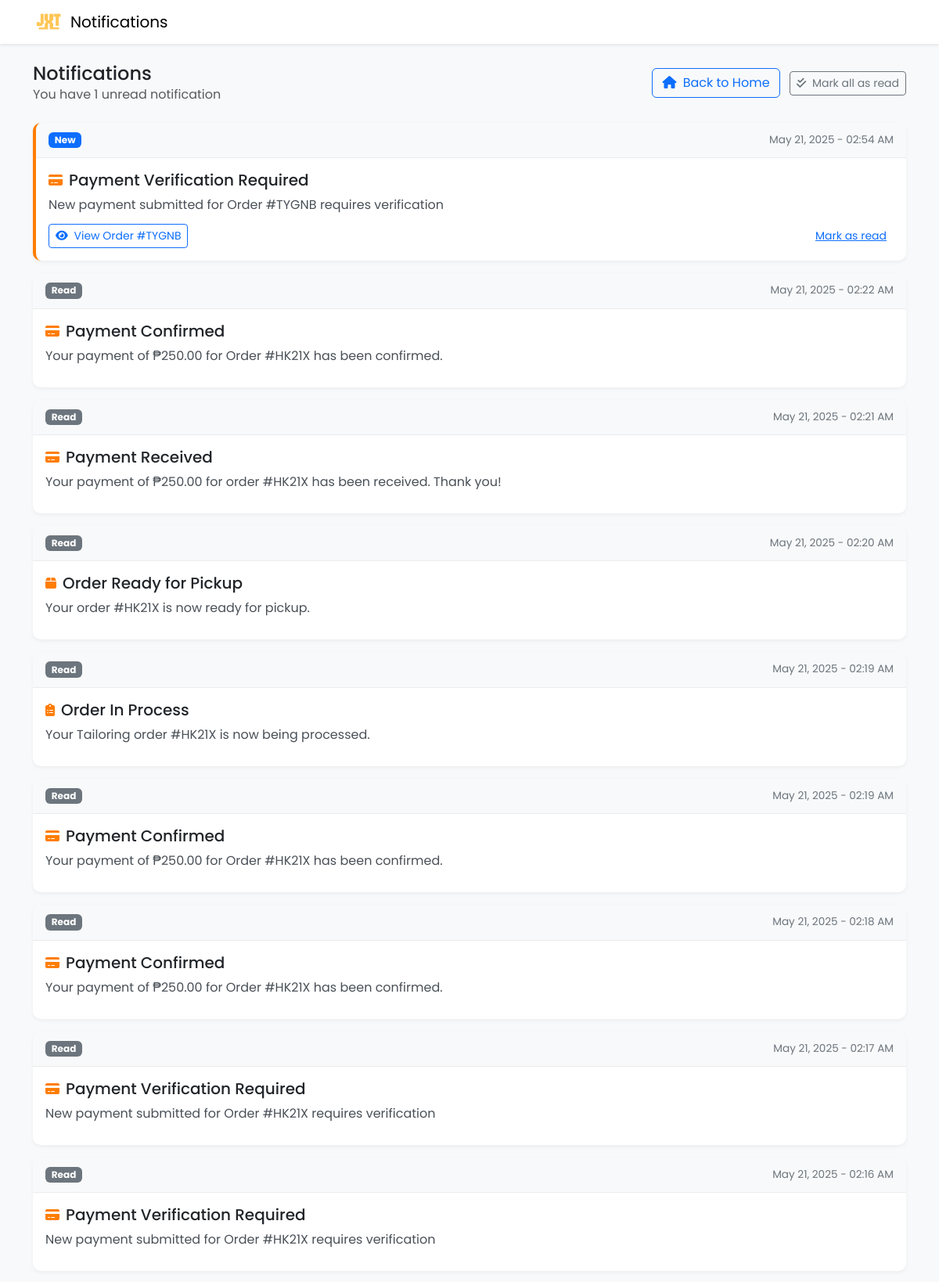
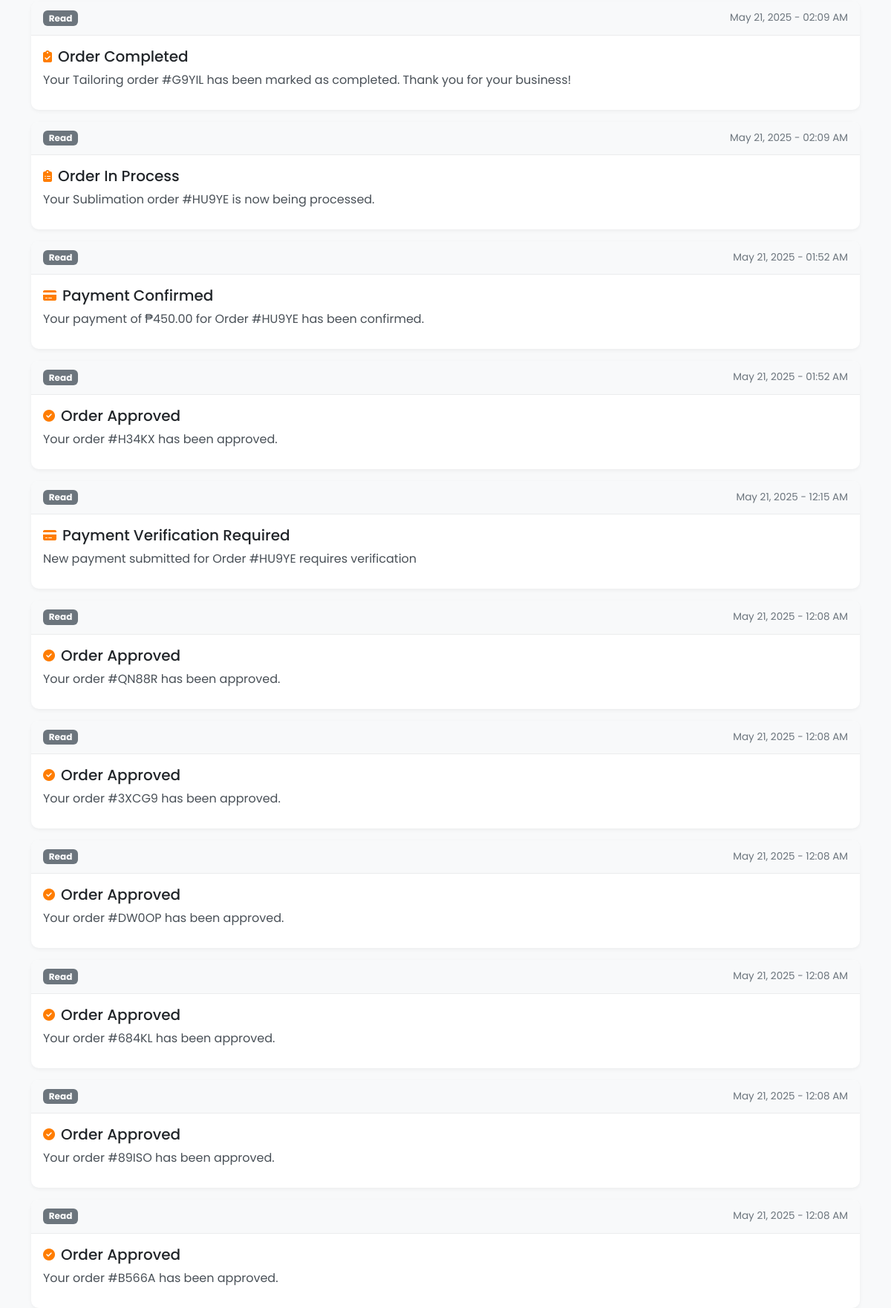
/customer/notification.php (signed in, upper part), run on the app's committed database (2 pictures, top to bottom).
### tables this page shows
CREATE TABLE `notifications` (
  `notification_id` int(11) NOT NULL,
  `title` varchar(255) DEFAULT NULL,
  `customer_id` int(11) NOT NULL,
  `order_id` varchar(10) NOT NULL,
  `message` text NOT NULL,
  `is_read` tinyint(1) DEFAULT 0,
  `created_at` timestamp NOT NULL DEFAULT current_timestamp()
);

CREATE TABLE `orders` (
  `order_id` varchar(10) NOT NULL,
  `customer_id` int(11) NOT NULL,
  `order_type` enum('tailoring','sublimation') NOT NULL,
  `total_amount` decimal(10,2) NOT NULL,
  `downpayment_amount` decimal(10,2) NOT NULL,
  `payment_method` enum('cash','gcash') NOT NULL,
  `payment_status` enum('pending','downpayment_paid','fully_paid') DEFAULT 'pending',
  `order_status` enum('pending_approval','declined','approved','forward_to_sublimator','in_process','printing_done','ready_for_pickup','completed') DEFAULT 'pending_approval',
  `staff_id` int(11) DEFAULT NULL,
  `manager_id` int(11) DEFAULT NULL,
  `notes` text DEFAULT NULL,
  `created_at` timestamp NOT NULL DEFAULT current_timestamp(),
  `updated_at` timestamp NOT NULL DEFAULT current_timestamp() ON UPDATE current_timestamp(),
  `screenshot_path` varchar(255) DEFAULT NULL,
  `status_history` text DEFAULT NULL
);

### customer/notification.php (the view, shortened to what this page needs)
<?php
include '../db.php';
$customer_id = $_SESSION['customer_id'];
$sql = "SELECT n.*, o.order_id
        FROM notifications n
        LEFT JOIN orders o ON n.order_id = o.order_id
        WHERE n.customer_id = ?
        ORDER BY n.created_at DESC";
$stmt = $conn->prepare($sql);
$stmt->bind_param("i", $customer_id);
$stmt->execute();
$result = $stmt->get_result();
$unread_sql = "SELECT COUNT(*) as unread_count FROM notifications WHERE customer_id = ? AND is_read = 0";
$unread_stmt = $conn->prepare($unread_sql);
$unread_stmt->bind_param("i", $customer_id);
$unread_stmt->execute();
$unread_result = $unread_stmt->get_result();
$unread_count = $unread_result->fetch_assoc()['unread_count'];
?>
<!DOCTYPE html>
<html lang="en">
<head>
    <link href="https://cdn.jsdelivr.net/npm/bootstrap@5.3.0/dist/css/bootstrap.min.css" rel="stylesheet">
    <link rel="stylesheet" href="https://cdnjs.cloudflare.com/ajax/libs/font-awesome/6.4.0/css/all.min.css">
</head>
<body>
    <nav class="navbar navbar-expand-lg fixed-top">
        <div class="container">
            <div class="d-flex align-items-center">
                <a href="index.php" class="me-2">
                    <img src="../image/logo.png" height="40" alt="JX Tailoring Logo">
                </a>
                <span class="navbar-brand mb-0">Notifications</span>
            </div>
        </div>
    </nav>
    <div class="container" style="margin-top: 80px; margin-bottom: 20px;">
        <div class="d-flex justify-content-between align-items-center mb-4">
            <div>
                <h1 class="h4 mb-0">Notifications</h1>
                <?php if ($unread_count > 0): ?>
                <p class="text-muted mb-0">You have <?php echo $unread_count; ?> unread notification<?php echo $unread_count != 1 ? 's' : ''; ?></p>
                <?php endif; ?>
            </div>
            <div>
                <a href="index.php" class="btn btn-outline-primary me-2">
                    <i class="fas fa-home me-1"></i> Back to Home
                </a>
                <?php if ($unread_count > 0): ?>
                <a href="notification.php?mark_all_read=1" class="btn btn-sm btn-outline-secondary">
                    <i class="fas fa-check-double me-1"></i> Mark all as read
                </a>
                <?php endif; ?>
            </div>
        </div>
        <?php if ($result->num_rows > 0): ?>
            <?php while ($notification = $result->fetch_assoc()): ?>
                <div class="card notification-card <?php echo $notification['is_read'] ? '' : 'notification-unread'; ?>">
                    <div class="notification-header">
                        <span class="badge <?php echo $notification['is_read'] ? 'bg-secondary' : 'bg-primary'; ?>">
                            <?php echo $notification['is_read'] ? 'Read' : 'New'; ?>
                        </span>
                        <span class="notification-time">
                            <?php echo date('M d, Y - h:i A', strtotime($notification['created_at'])); ?>
                        </span>
                    </div>
                    <div class="notification-body">
                        <div class="notification-title">
                            <?php
                            $icon = 'fa-bell';
                            $title = strtolower($notification['title']);
                            if (strpos($title, 'order') !== false) {
                                if (strpos($title, 'declined') !== false) {
                                    $icon = 'fa-times-circle';
                                } elseif (strpos($title, 'approved') !== false) {
                                    $icon = 'fa-check-circle';
                                } elseif (strpos($title, 'ready') !== false) {
                                    $icon = 'fa-box';
                                } elseif (strpos($title, 'completed') !== false) {
                                    $icon = 'fa-clipboard-check';
                                } else {
                                    $icon = 'fa-clipboard-list';
                                }
                            } elseif (strpos($title, 'payment') !== false) {
                                $icon = 'fa-credit-card';
                            } elseif (strpos($title, 'delivery') !== false || strpos($title, 'pickup') !== false) {
                                $icon = 'fa-truck';
                            } elseif (strpos($title, 'measurement') !== false) {
                                $icon = 'fa-ruler';
                            } elseif (strpos($title, 'reminder') !== false) {
                                $icon = 'fa-calendar-check';
                            }
                            ?>
                            <i class="fas <?php echo $icon; ?>"></i>
                            <h5 class="mb-0"><?php echo htmlspecialchars($notification['title']); ?></h5>
                        </div>
                        <p class="notification-message"><?php echo htmlspecialchars($notification['message']); ?></p>
                        <div class="notification-footer">
                            <?php if ($notification['order_id']): ?>
                            <a href="view_order.php?order_id=<?php echo $notification['order_id']; ?>"
                               class="btn btn-sm btn-outline-primary btn-order"
                               onclick="event.preventDefault(); window.location.href='view_order.php?order_id=<?php echo $notification['order_id']; ?>';">
                                <i class="fas fa-eye me-1"></i> View Order #<?php echo $notification['order_id']; ?>
                            </a>
                            <?php else: ?>
                            <div></div>
                            <?php endif; ?>
                            <?php if (!$notification['is_read']): ?>
                            <a href="notification.php?mark_read=<?php echo $notification['notification_id']; ?>" class="btn btn-sm btn-link">
                                Mark as read
                            </a>
                            <?php endif; ?>
                        </div>
                    </div>
                </div>
            <?php endwhile; ?>
        <?php endif; ?>
    </div>
</body>
</html>

### customer/notification.php (style rules this page uses)
body { font-family: 'Poppins', sans-serif; background-color: #f8f9fa; padding-bottom: 70px; }
.navbar { background-color: white; box-shadow: 0 2px 4px rgba(0,0,0,.08); }
.notification-card { border-radius: 10px; overflow: hidden; transition: transform 0.2s; margin-bottom: 16px; border: none; box-shadow: 0 2px 5px rgba(0,0,0,.05); }
.notification-unread { border-left: 4px solid #ff7d00; }
.notification-header { display: flex; justify-content: space-between; align-items: center; padding: 12px 16px; background-color: #f8f9fa; border-bottom: 1px solid rgba(0,0,0,.05); }
.notification-body { padding: 16px; }
.notification-time { color: #6c757d; font-size: 0.85rem; }
.notification-title { display: flex; align-items: center; margin-bottom: 8px; }
.notification-title i { margin-right: 8px; color: #ff7d00; }
.notification-message { color: #495057; margin-bottom: 12px; }
.notification-footer { display: flex; justify-content: space-between; }
.btn-order { font-size: 0.875rem; padding: 0.25rem 0.5rem; }

### data on the page
notifications: is_read "New", created_at "May 21, 2025 - 02:54 AM", title "Payment Verification Required", message "New payment submitted for Order #TYGNB requires verification", order.order_id "TYGNB"
notifications: is_read "Read", created_at "May 21, 2025 - 02:22 AM", title "Payment Confirmed", message "Your payment of ₱250.00 for Order #HK21X has been confirmed."
notifications: is_read "Read", created_at "May 21, 2025 - 02:21 AM", title "Payment Received", message "Your payment of ₱250.00 for order #HK21X has been received. Thank you!"
notifications: is_read "Read", created_at "May 21, 2025 - 02:20 AM", title "Order Ready for Pickup", message "Your order #HK21X is now ready for pickup."
notifications: is_read "Read", created_at "May 21, 2025 - 02:19 AM", title "Order In Process", message "Your Tailoring order #HK21X is now being processed."
notifications: is_read "Read", created_at "May 21, 2025 - 02:19 AM", title "Payment Confirmed", message "Your payment of ₱250.00 for Order #HK21X has been confirmed."
notifications: is_read "Read", created_at "May 21, 2025 - 02:18 AM", title "Payment Confirmed", message "Your payment of ₱250.00 for Order #HK21X has been confirmed."
notifications: is_read "Read", created_at "May 21, 2025 - 02:17 AM", title "Payment Verification Required", message "New payment submitted for Order #HK21X requires verification"
notifications: is_read "Read", created_at "May 21, 2025 - 02:16 AM", title "Payment Verification Required", message "New payment submitted for Order #HK21X requires verification"
notifications: is_read "Read", created_at "May 21, 2025 - 02:09 AM", title "Order Completed", message "Your Tailoring order #G9YIL has been marked as completed. Thank you for your business!"
notifications: is_read "Read", created_at "May 21, 2025 - 02:09 AM", title "Order In Process", message "Your Sublimation order #HU9YE is now being processed."
notifications: is_read "Read", created_at "May 21, 2025 - 01:52 AM", title "Payment Confirmed", message "Your payment of ₱450.00 for Order #HU9YE has been confirmed."
notifications: is_read "Read", created_at "May 21, 2025 - 01:52 AM", title "Order Approved", message "Your order #H34KX has been approved."
notifications: is_read "Read", created_at "May 21, 2025 - 12:15 AM", title "Payment Verification Required", message "New payment submitted for Order #HU9YE requires verification"
notifications: is_read "Read", created_at "May 21, 2025 - 12:08 AM", title "Order Approved", message "Your order #QN88R has been approved."
notifications: is_read "Read", created_at "May 21, 2025 - 12:08 AM", title "Order Approved", message "Your order #3XCG9 has been approved."
notifications: is_read "Read", created_at "May 21, 2025 - 12:08 AM", title "Order Approved", message "Your order #DW0OP has been approved."
notifications: is_read "Read", created_at "May 21, 2025 - 12:08 AM", title "Order Approved", message "Your order #684KL has been approved."
notifications: is_read "Read", created_at "May 21, 2025 - 12:08 AM", title "Order Approved", message "Your order #89ISO has been approved."
notifications: is_read "Read", created_at "May 21, 2025 - 12:08 AM", title "Order Approved", message "Your order #B566A has been approved."

### other printed values
$unread_count "1"
